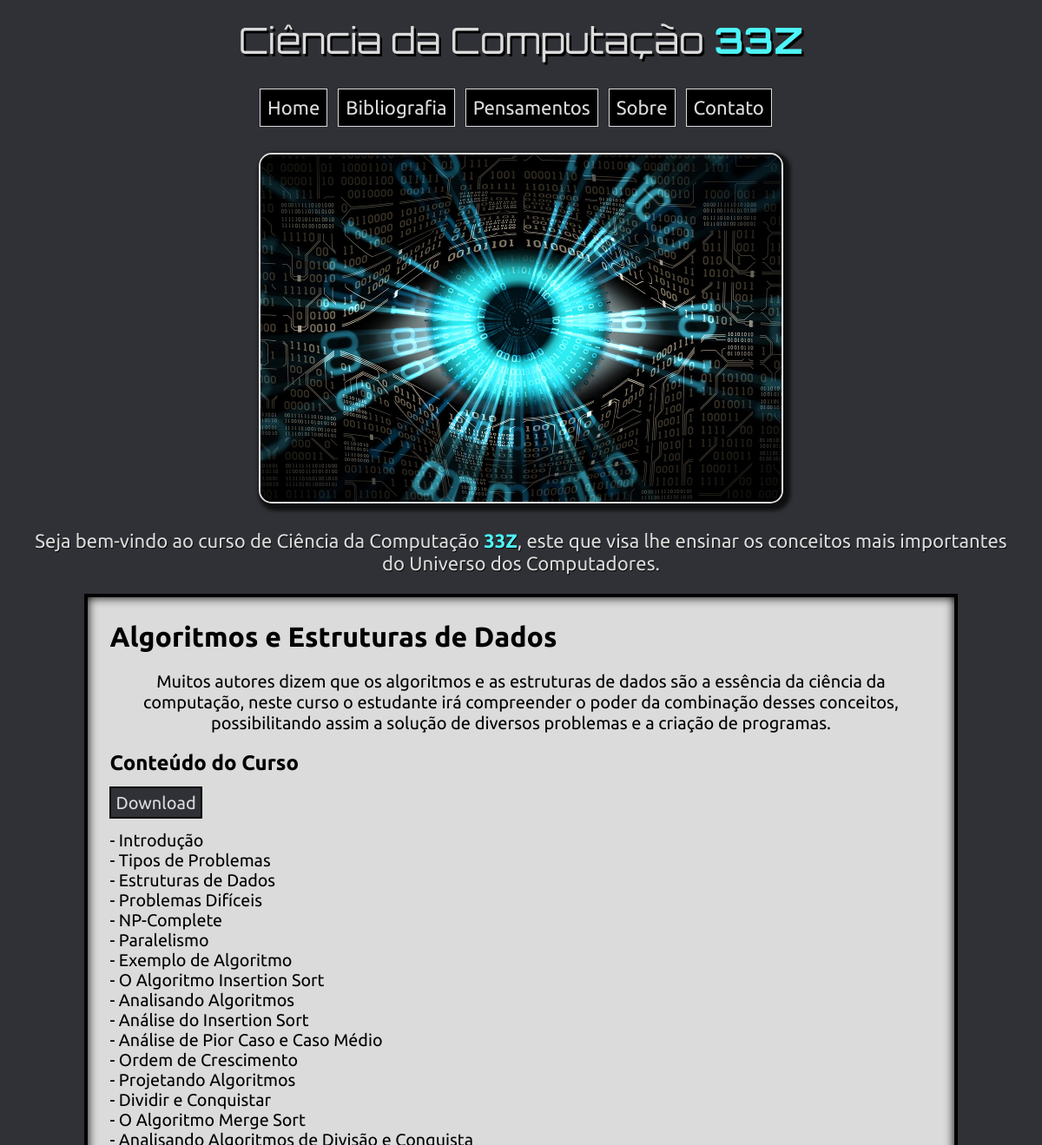
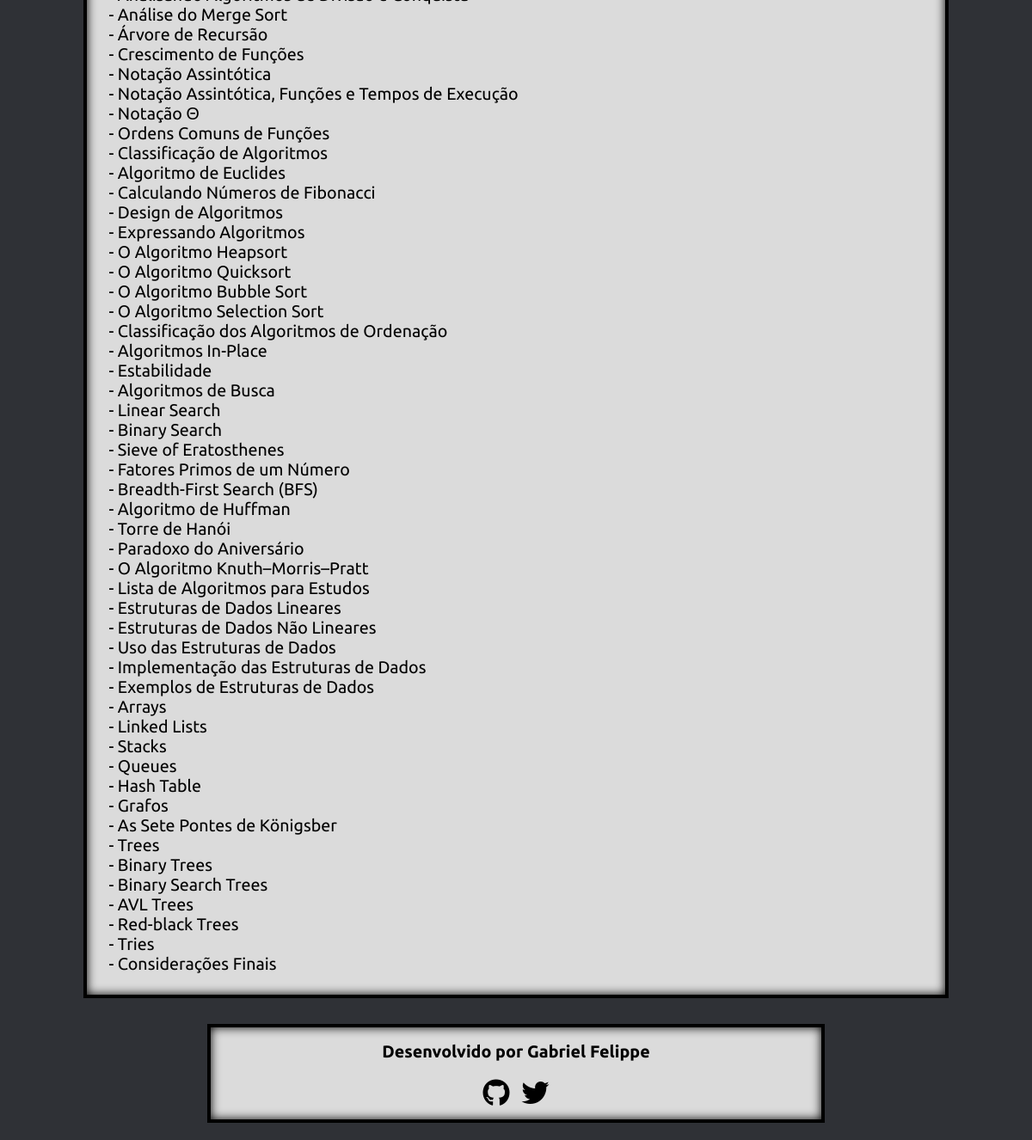
The app's page /algoritmos-e-estruturas-de-dados/ with its own data (2 pictures, top to bottom).
### cursos/models.py (models this page shows, shortened)
class Curso(models.Model):
    nome = models.CharField(max_length=200, unique=True)
    slug = models.SlugField(max_length=200, unique=True)
    autor = models.ForeignKey(User, on_delete= models.CASCADE,related_name='cursos')
    material = models.URLField(max_length=200, default='URL do material')
    icone = models.URLField(max_length=200, default='URL do ícone')
    atualizado_em = models.DateTimeField(auto_now=True)
    criado_em = models.DateTimeField(auto_now_add=True)
    info = MarkdownxField(default='Informação sobre o curso')
    conteudo = MarkdownxField()
    class Meta:
        ordering = ['criado_em']

### cursos/views.py (the view)
# urls.py: path('<slug:slug>/', views.CursoDetail.as_view(), name='curso_detalhes'),
class CursoDetail(generic.DetailView):
    model = Curso
    template_name = 'curso_detalhes.html'

### cursos/templates/curso_detalhes.html
{% extends 'base.html' %}
{% load static %}
{% block content %}
<div class="conteudo-detalhes">
    <h1>{{ curso.nome }}</h1>
    <p>{{ curso.info }}</p>
    <h2>Conteúdo do Curso</h2>
    <div><a class="material-download" href="{{ curso.material }}">Download</a></div>
    <p>{{ curso.conteudo | safe | linebreaks }}</p>
</div>
{% endblock content %}

### cursos/static/css/styles.css (style rules this page uses)
body { background-color: #2f3136; }
.material-download { border: 2px solid black; font-size: 1.25rem; background-color: #2f3136; color: #DBDBDB; text-decoration: none; padding: 5px; }
.conteudo-detalhes { padding: 5px 25px 5px 25px; background-color: #DBDBDB; border: 4px solid black; box-shadow: inset 0 0 12px #000000; width: 80%; margin: 0 auto; margin-bottom: 30px; font-family: 'Ubuntu', sans-serif; }
.conteudo-detalhes > p:first-of-type { text-align: center; font-size: 1.25rem; }
.conteudo-detalhes > p { font-size: 1.23rem; }

### records on screen
Curso: nome "Algoritmos e Estruturas de Dados", info "Muitos autores dizem que os algoritmos e as estruturas de dados são a essência da ciência da computação, neste curso o estudante irá compreender o poder da combinação desses conceitos, possibilitando assim a solução de diversos problemas e a criação de programas.", conteudo "- Introdução - Tipos de Problemas - Estruturas de Dados - Problemas Difíceis - NP-Complete - Paralelismo - Exemplo de Algoritmo - O Algoritmo Insertion Sort - Analisando Algoritmos - Análise do Insertion Sort - Análise de Pior Caso e Caso Médio - Ordem de Crescimento - Projetando Algoritmos - Dividir e Conquistar - O Algoritmo Merge Sort - Analisando Algoritmos de Divisão e Conquista - Análise do Merge Sort - Árvore de Recursão - Crescimento de Funções - Notação Assintótica - Notação Assintótica, Funções e Tempos de Execução - Notação Θ - Ordens Comuns de Funções - Classificação de Algoritmos - Algoritmo de Euclides - Calculando Números de Fibonacci - Design de Algoritmos - Expressando…"
